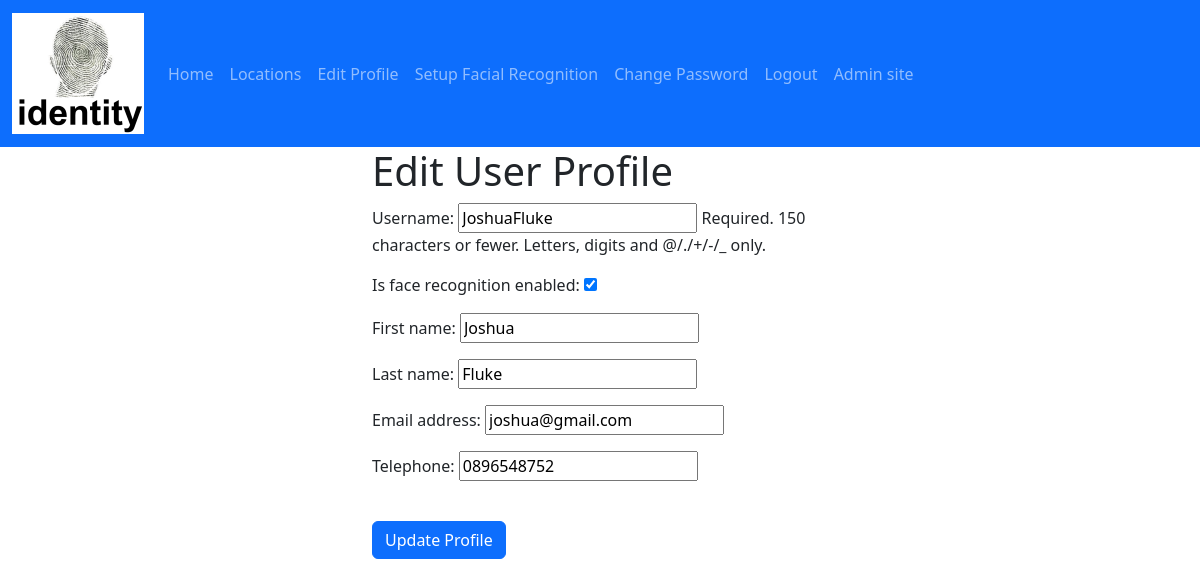
The app's page /edit_user_profile/ (signed in) with its own data.
### identity/models.py (models this page shows, shortened)
class UserAccount(AbstractUser):
    is_face_recognition_enabled = models.BooleanField(default=False)
    is_twin = models.BooleanField(default=False)
    telephone = models.CharField(max_length=20, blank=True)

### identity/views.py (the view)
# urls.py: path('edit_user_profile/', UserEditView.as_view(), name="edit_user_profile"),
class UserEditView(LoginRequiredMixin, generic.UpdateView):
    form_class = UserChangeForm
    template_name = 'user-accounts/edit-user-profile.html'
    success_url = reverse_lazy('edit_user_profile')
    def get_object(self):
        return self.request.user

### identity/forms.py
class UserChangeForm(ModelForm):
    class Meta:
        model = UserAccount
        fields = {'username', 'first_name', 'last_name', 'email', 'telephone', 'is_face_recognition_enabled'}
        field_classes = {'username': UsernameField}
    def __init__(self, *args, **kwargs):
        super().__init__(*args, **kwargs)
        user_permissions = self.fields.get('user_permissions')
        if user_permissions:
            user_permissions.queryset = user_permissions.queryset.select_related('content_type')

### identity/templates/user-accounts/edit-user-profile.html (shortened to what this page needs)
{% extends "master.html" %}
{% load static %}
{% block content %}
  <form method="post">
    <div class="container" style="width: 30rem;">
      <h1>Edit User Profile</h1>
      <div class="form-group">
        {{ form.as_p }}
        <br/>
        <button class="btn btn-primary" type="submit">Update Profile</button>
      </div>
    </div>
  </form>
{% endblock content %}

### records on screen
UserAccount: username "JoshuaFluke", is_face_recognition_enabled "☑", first_name "Joshua", last_name "Fluke", email "joshua@gmail.com", telephone "0896548752"
